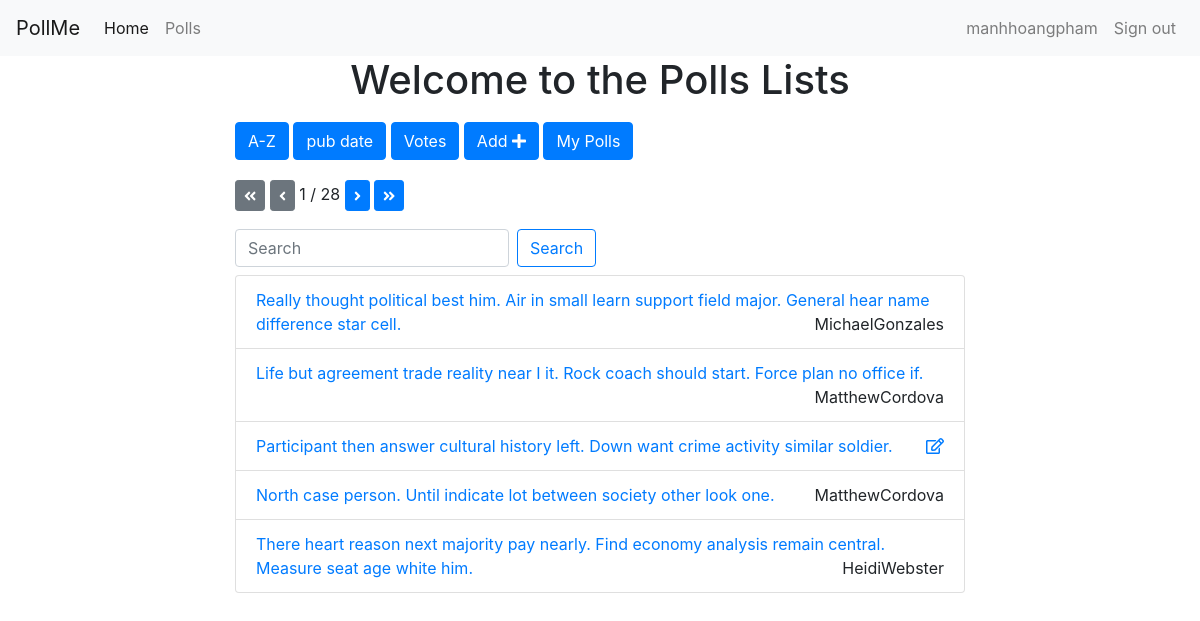
The app's page /polls/list/ (signed in) with its own data.
### polls/models.py (models this page shows, shortened)
class Poll(models.Model):
	owner = models.ForeignKey(User, on_delete=models.CASCADE, default=1)
	text = models.CharField(max_length=225)
	pub_date = models.DateField()
	def __str__(self):
		return self.text

### polls/views.py (the view)
# urls.py: path('list/', views.polls_list, name="list"),
@login_required
def polls_list(request):
	polls = Poll.objects.all()
	search_term=''
	if 'text' in request.GET:
		polls = polls.order_by('text')
	if 'pub_date' in request.GET:
		polls = polls.order_by('-pub_date')
	if 'num_votes' in request.GET:
		polls = polls.annotate(Count('vote')).order_by('-vote__count')
	if 'search' in request.GET:
		search_term = request.GET['search']
		polls=polls.filter(text__icontains=search_term)
	paginator = Paginator(polls, 5)
	page = request.GET.get('page')
	polls = paginator.get_page(page)
	get_dict_copy = request.GET.copy()
	params = get_dict_copy.pop('page', True) and get_dict_copy.urlencode()
	context = {'polls': polls, 'params': params, 'search_term': search_term}
	return render(request, 'polls/polls_list.html', context)

### polls/templates/polls/polls_list.html (shortened to what this page needs)
{% extends 'base.html' %}
{% load static %}
{% block custom_css %}
	<link rel="stylesheet" href="{% static 'css/styles.css' %}">
{% endblock %}
{% block content %}
<div class="container">
	<h1 class="text-center">Welcome to the Polls Lists</h1>
	<div class="row">
		<div class="col-md-8 offset-md-2">
			<a
				href="?text=True"
				class="btn btn-{% if 'text' in request.GET %}warning{% else %}primary{% endif %}">A-Z
			</a>
			<a
				href="?pub_date=True"
				class="btn btn-{% if 'pub_date' in request.GET %}warning{% else %}primary{% endif %}">pub date
			</a>
			<a
				href="?num_votes=True"
				class="btn btn-{% if 'num_votes' in request.GET %}warning{% else %}primary{% endif %}">Votes
			</a>
			<a href="{% url 'polls:add_poll' %}" class="btn btn-primary">Add <i class="fas fa-plus"></i></a>
			<a href="{% url 'polls:my_polls' %}" class="btn btn-primary">My Polls</a>
			<div class="pagination">
			    <span class="step-links">
			        {% if polls.has_previous %}
			            <a href="?page=1&{{params}}" class=" btn btn-primary btn-sm"><i class="fas fa-angle-double-left"></i></a>
			            <a href="?page={{ polls.previous_page_number }}&{{params}}" class=" btn btn-primary btn-sm"><i class="fas fa-angle-left"></i></a>
					{% else %}
						 <a href="" class=" btn btn-secondary btn-sm"><i class="fas fa-angle-double-left"></i></a>
			            <a href="" class=" btn btn-secondary btn-sm"><i class="fas fa-angle-left"></i></a>
					{% endif %}
			        <span class="current">
			            {{ polls.number }} / {{ polls.paginator.num_pages }}
			        </span>
			        {% if polls.has_next %}
			            <a href="?page={{ polls.next_page_number }}&{{params}}" class=" btn btn-primary btn-sm"><i class="fas fa-angle-right"></i></a>
			            <a href="?page={{ polls.paginator.num_pages }}&{{params}}" class=" btn btn-primary btn-sm"><i class="fas fa-angle-double-right"></i></a>
			        {% else %}
			            <a href="" class=" btn btn-secondary btn-sm"><i class="fas fa-angle-right"></i></a>
			            <a href="" class=" btn btn-secondary btn-sm"><i class="fas fa-angle-double-right"></i></a>
					{% endif %}
			    </span>
			</div>
			<form class="form-inline">
    			<input
    				class="form-control mr-sm-2"
    				type="search"
    				placeholder="Search"
    				aria-label="Search"
    				name="search"
    				value="{{search_term}}">
    			<button class="btn btn-outline-primary my-2 my-sm-2" type="submit">Search</button>
  			</form>
			<ul class="list-group">
				{% for poll in polls %}
					<li class="list-group-item">
						<a href="{% url 'polls:detail' poll.id %}"">{{ poll }}</a>
						{% if request.user == poll.owner %}
						<a href="{% url 'polls:edit_poll' poll.id %}" class="float-right"><i class="far fa-edit"></i></a>
						{% endif %}
						{% if request.user != poll.owner %}
						<div class="float-right">{{poll.owner}}</div>
						{% endif %}
					</li>
				{% endfor %}
			</ul>
		</div>
	</div>
</div>
{% endblock %}

### templates/includes/navbar.html (shortened to what this page needs)
<nav class="navbar navbar-expand-lg navbar-light bg-light">
		<a class="navbar-brand" href="{% url 'home' %}">PollMe</a>
		<div class="collapse navbar-collapse" id="navbarNavAltMarkup">
  		<div class="navbar-nav">
	      <a class="nav-item nav-link active" href="{% url 'home' %}">Home<span class="sr-only">(current)</span></a>
	      <a class="nav-item nav-link" href="{% url 'polls:list' %}">Polls</a>
	     </div>
       <div class="navbar-nav ml-auto">
        {% if request.user.is_authenticated %}
        <a class="nav-item nav-link" href="">{{user}}</a>
        <a class="nav-item nav-link" href="{% url 'accounts:logout' %}">Sign out</a>
        {% else %}
        <a class="nav-item nav-link" href="{% url 'accounts:register' %}">Sign Up</a>
        <a class="nav-item nav-link" href="{% url 'accounts:login' %}">Sign In</a>
        {% endif %}
       </div>
		</div>
</nav>

### static/css/styles.css (style rules this page uses)
.btn { margin-bottom: 10px; margin-top: 10px; }

### records on screen
Poll: text "Really thought political best him. Air in small learn support field major. General hear name difference star cell.", owner "MichaelGonzales"
Poll: text "Life but agreement trade reality near I it. Rock coach should start. Force plan no office if.", owner "MatthewCordova"
Poll: text "Participant then answer cultural history left. Down want crime activity similar soldier."
Poll: text "North case person. Until indicate lot between society other look one.", owner "MatthewCordova"
Poll: text "There heart reason next majority pay nearly. Find economy analysis remain central. Measure seat age white him.", owner "HeidiWebster"

### other values on screen
{{ user }} "manhhoangpham"
{{ polls.number }} "1"
{{ polls.paginator.num_pages }} "28"
